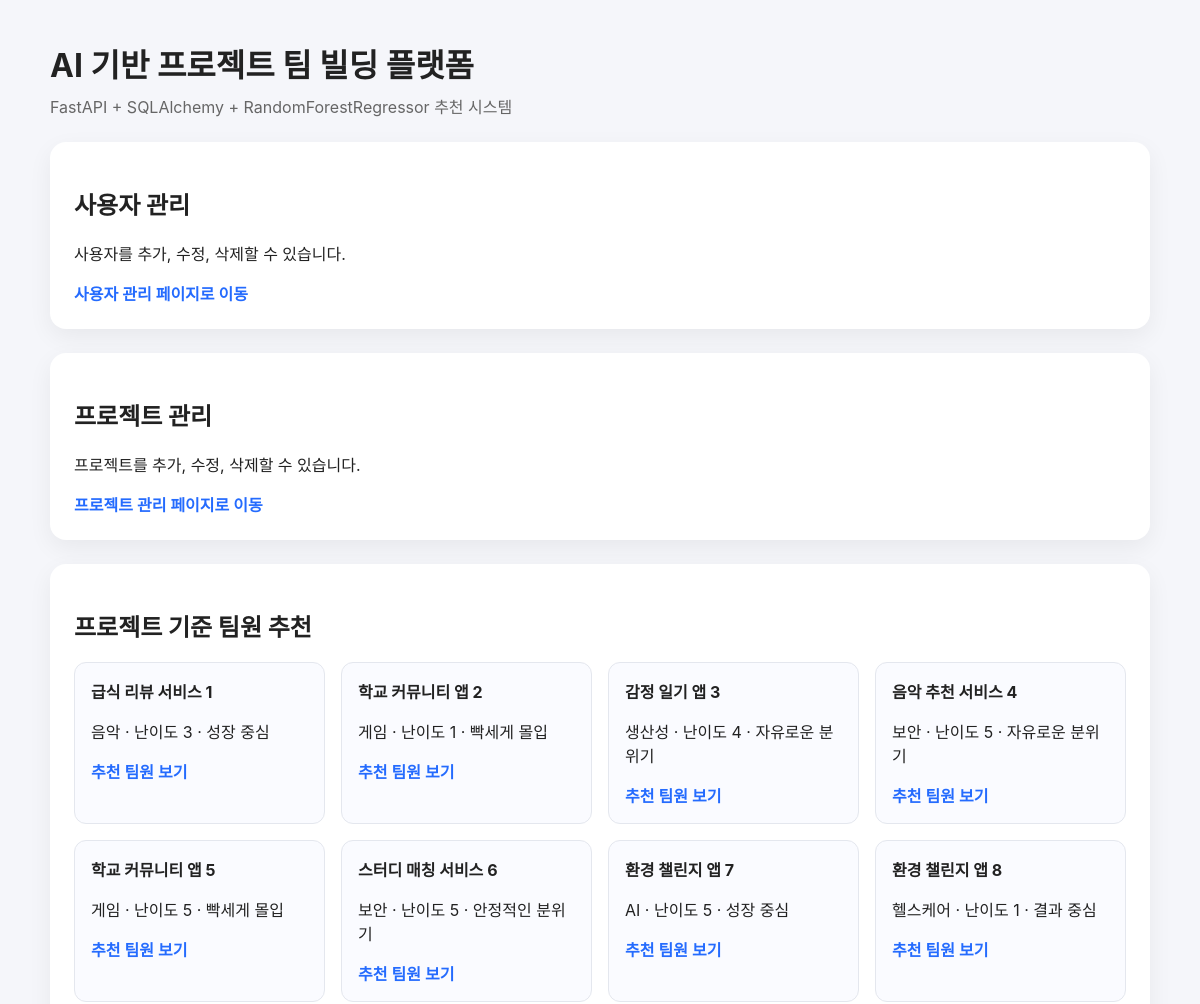
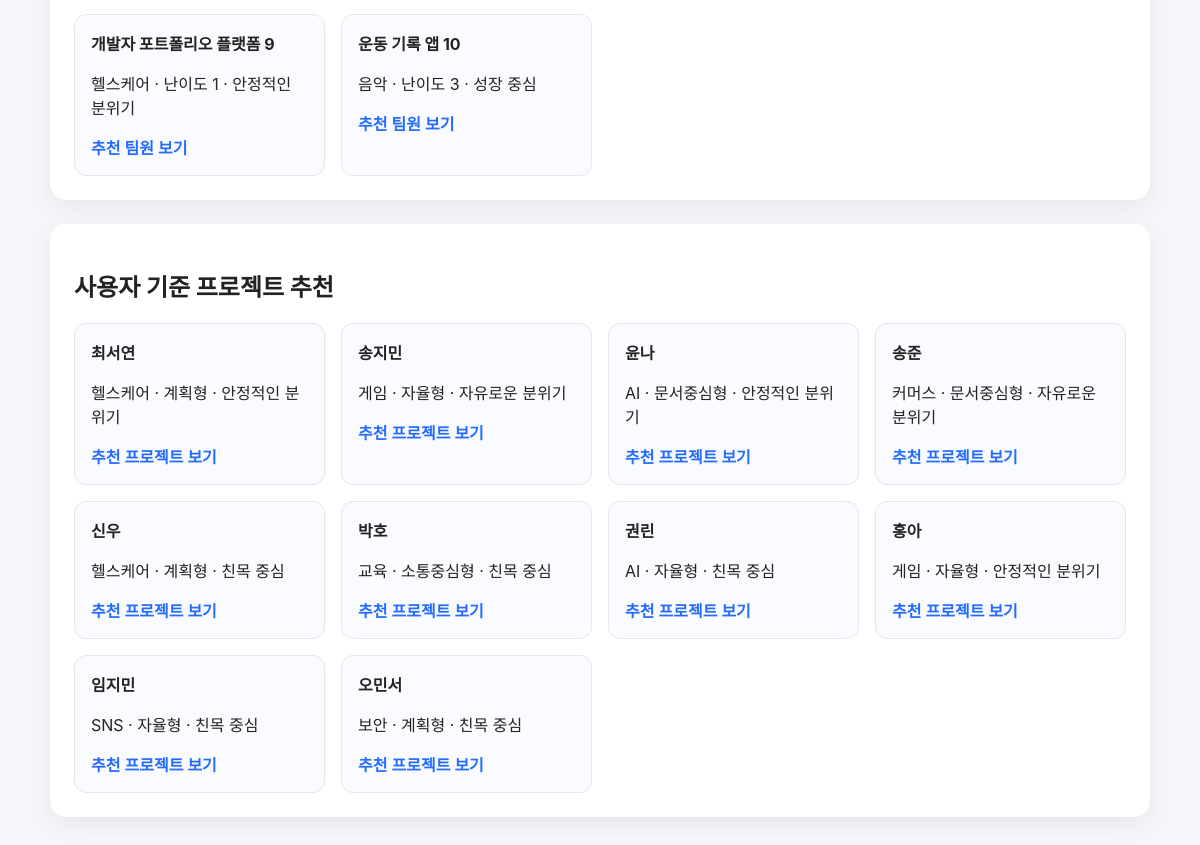
The page / on the database its author committed (2 pictures, top to bottom).
### app/models.py (models this page shows)
class Project(Base):
    __tablename__ = "projects"
    id: Mapped[int] = mapped_column(Integer, primary_key=True, index=True)
    creator_id: Mapped[int] = mapped_column(ForeignKey("users.id"), nullable=False)
    title: Mapped[str] = mapped_column(String(100), nullable=False)
    description: Mapped[str | None] = mapped_column(Text)
    domain: Mapped[str] = mapped_column(String(50), nullable=False)
    difficulty: Mapped[int] = mapped_column(Integer, nullable=False)
    required_hours: Mapped[int] = mapped_column(Integer, nullable=False)
    max_members: Mapped[int] = mapped_column(Integer, nullable=False)
    team_atmosphere: Mapped[str] = mapped_column(String(50), nullable=False)
    desired_collaboration_style: Mapped[str] = mapped_column(String(50), nullable=False, default="계획형")
    creator = relationship("User")
    skills = relationship("ProjectSkill", back_populates="project")
    roles = relationship("ProjectRole", back_populates="project")

class User(Base):
    __tablename__ = "users"
    id: Mapped[int] = mapped_column(Integer, primary_key=True, index=True)
    name: Mapped[str] = mapped_column(String(50), nullable=False)
    email: Mapped[str] = mapped_column(String(100), unique=True, index=True, nullable=False)
    bio: Mapped[str | None] = mapped_column(Text)
    experience_level: Mapped[int] = mapped_column(Integer, nullable=False)
    available_hours: Mapped[int] = mapped_column(Integer, nullable=False)
    collaboration_style: Mapped[str] = mapped_column(String(30), nullable=False)
    preferred_role_id: Mapped[int] = mapped_column(ForeignKey("roles.id"), nullable=False)
    interest_domain: Mapped[str] = mapped_column(String(50), nullable=False)
    preferred_team_atmosphere: Mapped[str] = mapped_column(String(50), nullable=False)
    preferred_role = relationship("Role")
    skills = relationship("UserSkill", back_populates="user")

### app/main.py (the view)
@app.get("/", response_class=HTMLResponse)
def home(request: Request, db: Session = Depends(get_db)):
    users = db.query(models.User).limit(10).all()
    projects = db.query(models.Project).limit(10).all()
    return templates.TemplateResponse("index.html", {"request": request, "users": users, "projects": projects})

### app/templates/index.html (shortened to what this page needs)
<!DOCTYPE html>
<html lang="ko">
<head>
    <link rel="stylesheet" href="/static/style.css" />
</head>
<body>
    <main class="container">
        <h1>AI 기반 프로젝트 팀 빌딩 플랫폼</h1>
        <p class="sub">FastAPI + SQLAlchemy + RandomForestRegressor 추천 시스템</p>
        <section class="card">
            <h2>사용자 관리</h2>
            <p>사용자를 추가, 수정, 삭제할 수 있습니다.</p>
            <a href="/web/users">사용자 관리 페이지로 이동</a>
        </section>
        <section class="card">
            <h2>프로젝트 관리</h2>
            <p>프로젝트를 추가, 수정, 삭제할 수 있습니다.</p>
            <a href="/web/projects">프로젝트 관리 페이지로 이동</a>
        </section>
        <section class="card">
            <h2>프로젝트 기준 팀원 추천</h2>
            <div class="grid">
                {% for project in projects %}
                <div class="item">
                    <strong>{{ project.title }}</strong>
                    <p>{{ project.domain }} · 난이도 {{ project.difficulty }} · {{ project.team_atmosphere }}</p>
                    <a href="/web/projects/{{ project.id }}/recommendations">추천 팀원 보기</a>
                </div>
                {% endfor %}
            </div>
        </section>
        <section class="card">
            <h2>사용자 기준 프로젝트 추천</h2>
            <div class="grid">
                {% for user in users %}
                <div class="item">
                    <strong>{{ user.name }}</strong>
                    <p>{{ user.interest_domain }} · {{ user.collaboration_style }} · {{ user.preferred_team_atmosphere }}</p>
                    <a href="/web/users/{{ user.id }}/recommendations">추천 프로젝트 보기</a>
                </div>
                {% endfor %}
            </div>
        </section>
    </main>
</body>
</html>

### app/static/style.css (style rules this page uses)
body { margin: 0; background: #f5f6fa; color: #222; font-family: -apple-system, BlinkMacSystemFont, "Segoe UI", sans-serif; }
.container { width: min(1100px, calc(100% - 32px)); margin: 40px auto; }
h1 { margin-bottom: 8px; }
.sub { color: #666; margin-top: 0; }
.card { background: white; border-radius: 16px; padding: 24px; margin: 24px 0; box-shadow: 0 8px 24px rgba(0,0,0,0.06); }
.grid { display: grid; grid-template-columns: repeat(auto-fit, minmax(240px, 1fr)); gap: 16px; }
.item { border: 1px solid #e4e7ee; border-radius: 12px; padding: 16px; background: #fafbff; }
a { color: #246bfe; text-decoration: none; font-weight: 600; }

### rows shown on the page
Project: title "급식 리뷰 서비스 1", domain "음악", difficulty "3", team_atmosphere "성장 중심"
Project: title "학교 커뮤니티 앱 2", domain "게임", difficulty "1", team_atmosphere "빡세게 몰입"
Project: title "감정 일기 앱 3", domain "생산성", difficulty "4", team_atmosphere "자유로운 분위기"
Project: title "음악 추천 서비스 4", domain "보안", difficulty "5", team_atmosphere "자유로운 분위기"
Project: title "학교 커뮤니티 앱 5", domain "게임", difficulty "5", team_atmosphere "빡세게 몰입"
Project: title "스터디 매칭 서비스 6", domain "보안", difficulty "5", team_atmosphere "안정적인 분위기"
Project: title "환경 챌린지 앱 7", domain "AI", difficulty "5", team_atmosphere "성장 중심"
Project: title "환경 챌린지 앱 8", domain "헬스케어", difficulty "1", team_atmosphere "결과 중심"
Project: title "개발자 포트폴리오 플랫폼 9", domain "헬스케어", difficulty "1", team_atmosphere "안정적인 분위기"
Project: title "운동 기록 앱 10", domain "음악", difficulty "3", team_atmosphere "성장 중심"
User: name "최서연", interest_domain "헬스케어", collaboration_style "계획형", preferred_team_atmosphere "안정적인 분위기"
User: name "송지민", interest_domain "게임", collaboration_style "자율형", preferred_team_atmosphere "자유로운 분위기"
User: name "윤나", interest_domain "AI", collaboration_style "문서중심형", preferred_team_atmosphere "안정적인 분위기"
User: name "송준", interest_domain "커머스", collaboration_style "문서중심형", preferred_team_atmosphere "자유로운 분위기"
User: name "신우", interest_domain "헬스케어", collaboration_style "계획형", preferred_team_atmosphere "친목 중심"
User: name "박호", interest_domain "교육", collaboration_style "소통중심형", preferred_team_atmosphere "친목 중심"
User: name "권린", interest_domain "AI", collaboration_style "자율형", preferred_team_atmosphere "친목 중심"
User: name "홍아", interest_domain "게임", collaboration_style "자율형", preferred_team_atmosphere "안정적인 분위기"
User: name "임지민", interest_domain "SNS", collaboration_style "자율형", preferred_team_atmosphere "친목 중심"
User: name "오민서", interest_domain "보안", collaboration_style "계획형", preferred_team_atmosphere "친목 중심"
